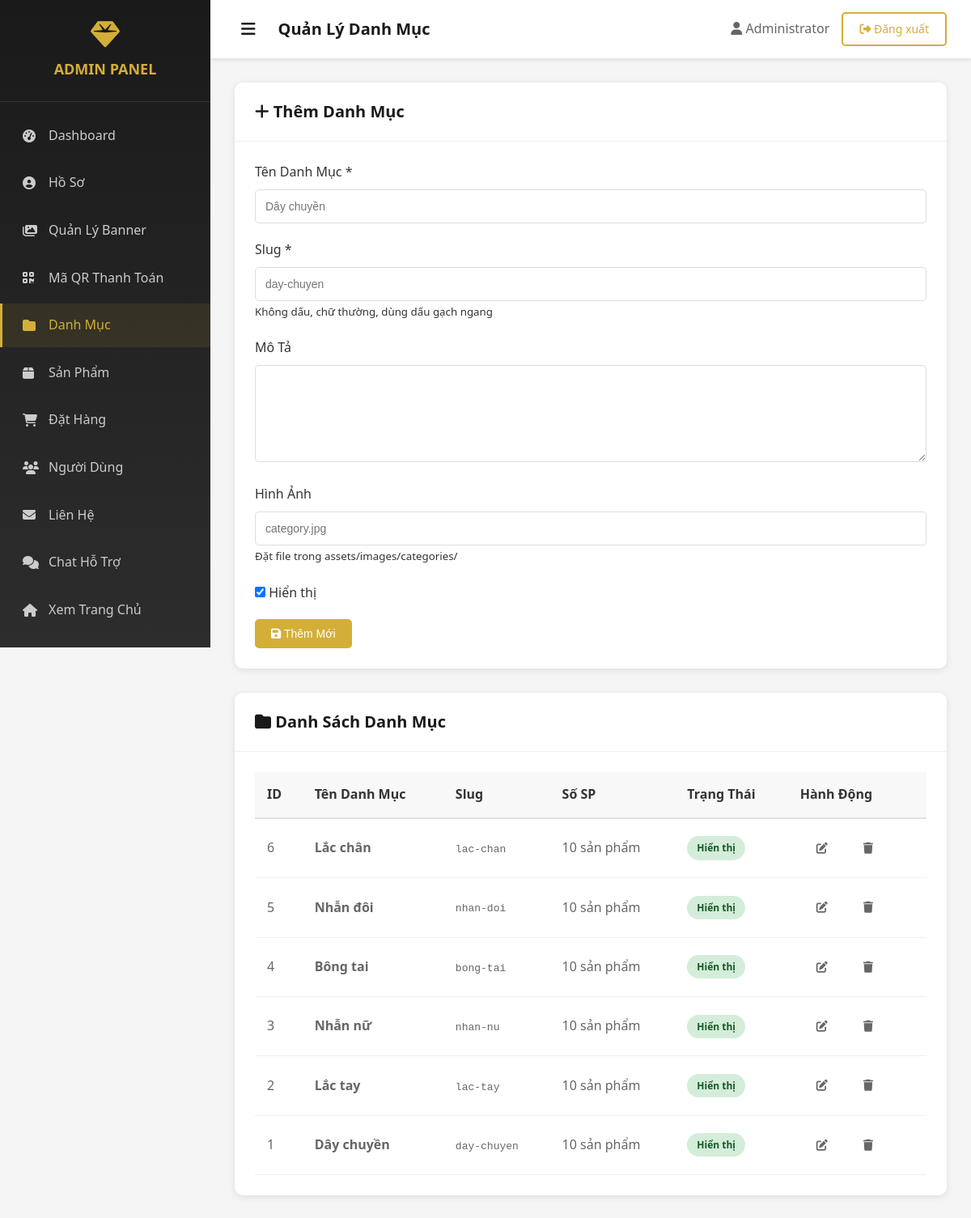
Screenshot of /admin/categories.php (signed in) with the database file from the repository.
### tables this page shows
CREATE TABLE `categories` (
  `id` int(11) NOT NULL,
  `name` varchar(100) NOT NULL,
  `slug` varchar(100) NOT NULL,
  `description` text DEFAULT NULL,
  `image` varchar(255) DEFAULT NULL,
  `status` tinyint(1) DEFAULT 1,
  `created_at` timestamp NOT NULL DEFAULT current_timestamp(),
  `updated_at` timestamp NOT NULL DEFAULT current_timestamp() ON UPDATE current_timestamp()
);

### admin/categories.php (the view, shortened to what this page needs)
<?php
require_once 'check_admin.php';
$sql = "SELECT c.*, COUNT(p.id) as product_count FROM categories c LEFT JOIN products p ON c.id = p.category_id GROUP BY c.id ORDER BY c.id DESC";
$categories = mysqli_query($conn, $sql);
$edit_category = null;
include 'includes/header.php';
?>
<div class="row">
    <div class="col-md-4">
        <div class="admin-card">
            <div class="admin-card-header">
                <h3><i class="fas fa-plus"></i> <?php echo $edit_category ? 'Sửa Danh Mục' : 'Thêm Danh Mục'; ?></h3>
            </div>
            <div class="admin-card-body">
                <form method="POST">
                    <div class="form-group">
                        <label>Tên Danh Mục <span class="text-danger">*</span></label>
                        <input type="text" name="name" class="form-control" value="<?php echo $edit_category['name'] ?? ''; ?>" required placeholder="Dây chuyền">
                    </div>
                    <div class="form-group">
                        <label>Slug <span class="text-danger">*</span></label>
                        <input type="text" name="slug" class="form-control" value="<?php echo $edit_category['slug'] ?? ''; ?>" required placeholder="day-chuyen">
                        <small class="text-muted">Không dấu, chữ thường, dùng dấu gạch ngang</small>
                    </div>
                    <div class="form-group">
                        <label>Mô Tả</label>
                        <textarea name="description" class="form-control" rows="3"><?php echo $edit_category['description'] ?? ''; ?></textarea>
                    </div>
                    <div class="form-group">
                        <label>Hình Ảnh</label>
                        <input type="text" name="image" class="form-control" value="<?php echo $edit_category['image'] ?? ''; ?>" placeholder="category.jpg">
                        <small class="text-muted">Đặt file trong assets/images/categories/</small>
                    </div>
                    <div class="form-group">
                        <label>
                            <input type="checkbox" name="status" <?php echo ($edit_category['status'] ?? 1) == 1 ? 'checked' : ''; ?>>
                            Hiển thị
                        </label>
                    </div>
                    <button type="submit" class="btn btn-primary">
                        <i class="fas fa-save"></i> <?php echo $edit_category ? 'Cập Nhật' : 'Thêm Mới'; ?>
                    </button>
                </form>
            </div>
        </div>
    </div>
    <div class="col-md-8">
        <div class="admin-card">
            <div class="admin-card-header">
                <h3><i class="fas fa-folder"></i> Danh Sách Danh Mục</h3>
            </div>
            <div class="admin-card-body">
                <table class="admin-table">
                    <thead>
                        <tr>
                            <th>ID</th>
                            <th>Tên Danh Mục</th>
                            <th>Slug</th>
                            <th>Số SP</th>
                            <th>Trạng Thái</th>
                            <th>Hành Động</th>
                        </tr>
                    </thead>
                    <tbody>
                        <?php if(mysqli_num_rows($categories) > 0): ?>
                            <?php while($category = mysqli_fetch_assoc($categories)): ?>
                                <tr>
                                    <td><?php echo $category['id']; ?></td>
                                    <td><strong><?php echo $category['name']; ?></strong></td>
                                    <td><code><?php echo $category['slug']; ?></code></td>
                                    <td><?php echo $category['product_count']; ?> sản phẩm</td>
                                    <td>
                                        <?php if($category['status'] == 1): ?>
                                            <span class="badge badge-success">Hiển thị</span>
                                        <?php else: ?>
                                            <span class="badge badge-secondary">Ẩn</span>
                                        <?php endif; ?>
                                    </td>
                                    <td>
                                        <a href="?edit=<?php echo $category['id']; ?>" class="btn btn-sm btn-warning">
                                            <i class="fas fa-edit"></i>
                                        </a>
                                        <a href="?delete=<?php echo $category['id']; ?>"
                                           class="btn btn-sm btn-danger"
                                           onclick="return confirm('Bạn có chắc muốn xóa? Tất cả sản phẩm trong danh mục này cũng sẽ bị xóa!')">
                                            <i class="fas fa-trash"></i>
                                        </a>
                                    </td>
                                </tr>
                            <?php endwhile; ?>
                        <?php else: ?>
                            <tr>
                                <td colspan="6" class="text-center">Chưa có danh mục nào</td>
                            </tr>
                        <?php endif; ?>
                    </tbody>
                </table>
            </div>
        </div>
    </div>
</div>
<?php include 'includes/footer.php'; ?>

### assets/css/style.css (style rules this page uses)
* { margin: 0; padding: 0; box-sizing: border-box; }
body { font-family: 'Segoe UI', Tahoma, Geneva, Verdana, sans-serif; line-height: 1.6; color: #333; background-color: #f8f8f8; }
a { text-decoration: none; color: inherit; transition: all 0.3s ease; }
.btn { padding: 10px 20px; border: none; border-radius: 5px; cursor: pointer; font-size: 14px; font-weight: 500; transition: all 0.3s; text-align: center; display: inline-block; }
.btn-primary { background: #d4af37; color: #fff; flex: 1; }
.form-group { margin-bottom: 20px; }
.form-group label { display: block; margin-bottom: 8px; font-weight: 500; color: #333; }
.form-control { width: 100%; padding: 12px; border: 1px solid #ddd; border-radius: 5px; font-size: 14px; transition: border-color 0.3s; }
textarea.form-control { resize: vertical; min-height: 120px; }

### admin/assets/css/admin.css (style rules this page uses)
.admin-body { background: #f5f5f5; font-family: 'Segoe UI', Tahoma, Geneva, Verdana, sans-serif; }
.admin-card { background: #fff; border-radius: 10px; box-shadow: 0 2px 8px rgba(0,0,0,0.1); margin-bottom: 30px; }
.admin-card-header { padding: 20px 25px; border-bottom: 1px solid #f0f0f0; display: flex; justify-content: space-between; align-items: center; }
.admin-card-header h3 { color: #1a1a1a; font-size: 20px; margin: 0; }
.admin-card-body { padding: 25px; }
.admin-table { width: 100%; background: #fff; border-collapse: collapse; }
.admin-table thead { background: #f8f8f8; }
.admin-table th { padding: 15px; text-align: left; font-weight: 600; color: #333; border-bottom: 2px solid #e0e0e0; }
.admin-table td { padding: 15px; border-bottom: 1px solid #f0f0f0; color: #666; }
.badge { display: inline-block; padding: 5px 12px; border-radius: 20px; font-size: 12px; font-weight: 600; }
.badge-success { background: #d4edda; color: #155724; }

### rows the page displays
categories: id "6", name "Lắc chân", slug "lac-chan", product_count "10", status "Hiển thị"
categories: id "5", name "Nhẫn đôi", slug "nhan-doi", product_count "10", status "Hiển thị"
categories: id "4", name "Bông tai", slug "bong-tai", product_count "10", status "Hiển thị"
categories: id "3", name "Nhẫn nữ", slug "nhan-nu", product_count "10", status "Hiển thị"
categories: id "2", name "Lắc tay", slug "lac-tay", product_count "10", status "Hiển thị"
categories: id "1", name "Dây chuyền", slug "day-chuyen", product_count "10", status "Hiển thị"

### other values shown
$page_title "Quản Lý Danh Mục"
$_SESSION['user_name'] "Administrator"
